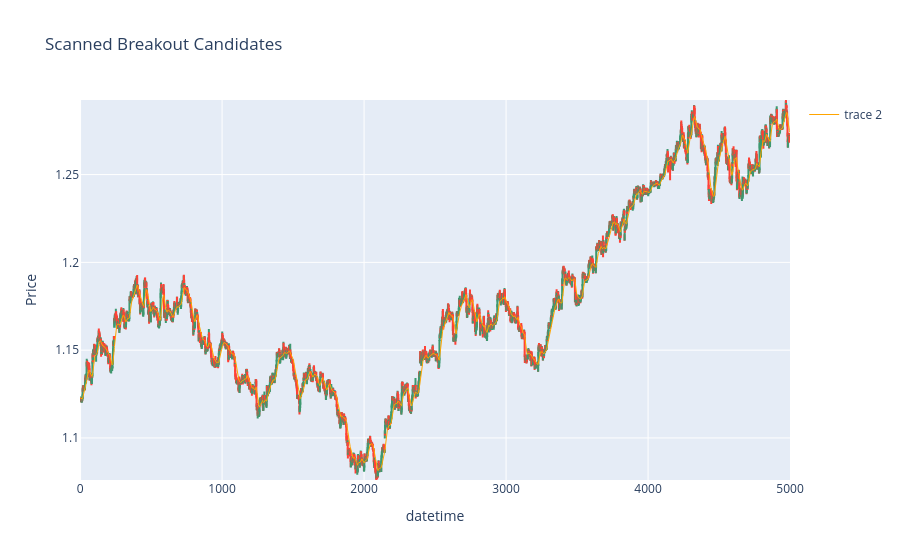

The notebook cell saved with this chart:
### Code cell
import plotly.io as pio
import plotly.graph_objects as go
import yfinance as yf   

df['bar_plot'] = np.where(
    df['filtered'],
    df['high'].max(),
    df['low'].min(),
)

fig = go.Figure()

fig.add_trace(
    go.Candlestick(
        x = df['datetime'],
        open = df['open'], 
        high = df['high'],
        low = df['low'],
        close = df['close'],
        showlegend = False,
    ),
)

fig.add_trace(
    go.Scatter(
        x = df['datetime'], 
        y = df['bar_plot'],
        fill = 'tonexty',
        fillcolor = 'rgba(0, 236, 109, 0.2)',
        mode = 'lines',
        line = {'width': 0, 'shape': 'hvh'},
        showlegend = False,
    )
)

fig.add_trace(
    go.Scatter(
        x=df['datetime'], 
        y=df['EMA'], 
        line=dict(color='orange', width=1)
    )
)

fig.update_layout(
    xaxis = {'title': 'datetime'},
    yaxis = {'range': [df['low'].min(), df['high'].max()], 'title': 'Price'},
    title = 'Scanned Breakout Candidates'
)

fig.update_xaxes(
    rangebreaks = [{'bounds': ['sat', 'mon']}],
    rangeslider_visible = False,
)

fig.show()

### Figure 1 — Plotly figure (JSON) as saved in the notebook; plotly's stock layout.template omitted (floating-point values rounded to 4 significant figures; data arrays with more than 128 entries replaced by an {"elided": "..."} marker saying what was removed)
{"data": [{"close": {"elided": "5000 float values"}, "high": {"elided": "5000 float values"}, "low": {"elided": "5000 float values"}, "open": {"elided": "5000 float values"}, "showlegend": false, "type": "candlestick", "x": {"elided": "5000 int values"}}, {"fill": "tonexty", "fillcolor": "rgba(0, 236, 109, 0.2)", "line": {"shape": "hvh", "width": 0}, "mode": "lines", "showlegend": false, "type": "scatter", "x": {"elided": "5000 int values"}, "y": {"elided": "5000 float values"}}, {"line": {"color": "orange", "width": 1}, "type": "scatter", "x": {"elided": "5000 int values"}, "y": {"elided": "5000 float values"}}], "layout": {"autosize": true, "title": {"text": "Scanned Breakout Candidates"}, "xaxis": {"autorange": true, "range": [-0.5, 5000.0], "rangebreaks": [{"bounds": ["sat", "mon"]}], "rangeslider": {"visible": false, "yaxis": {}}, "title": {"text": "datetime"}, "type": "linear"}, "yaxis": {"range": [1.076, 1.292], "title": {"text": "Price"}, "type": "linear"}}}
